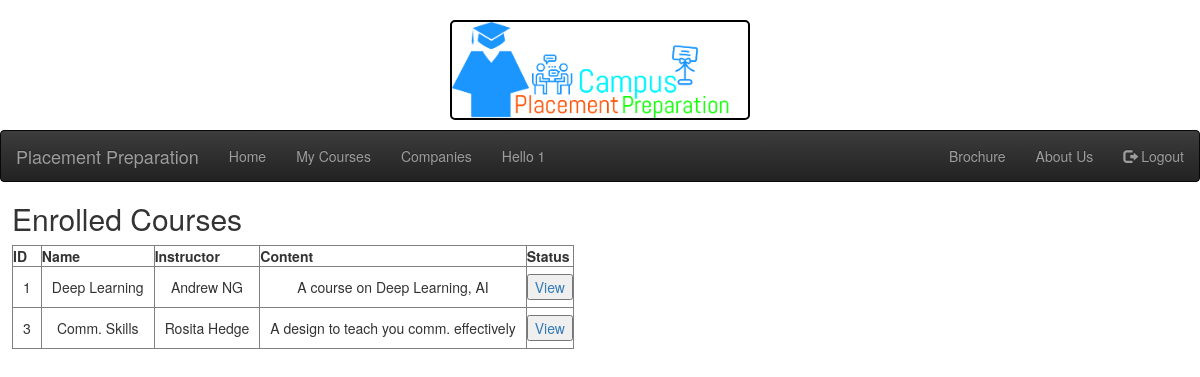
Screenshot of /mycourses.php (signed in) with the database file from the repository.
### tables this page shows
CREATE TABLE `student` (
  `Student_ID` int(11) NOT NULL,
  `Student_Name` varchar(100) NOT NULL,
  `Student_Email` varchar(100) NOT NULL,
  `Student_Password` varchar(100) NOT NULL,
  `CPI` decimal(10,2) NOT NULL,
  `10_perc` decimal(10,2) NOT NULL,
  `12_perc` decimal(10,2) NOT NULL,
  `Student_Contact` bigint(20) NOT NULL
);

CREATE TABLE `enroll_student` (
  `Student_ID` int(11) NOT NULL,
  `course_id` int(11) NOT NULL
);

CREATE TABLE `courses` (
  `course_id` int(11) NOT NULL,
  `course_name` varchar(100) NOT NULL,
  `course_instructor` varchar(100) NOT NULL,
  `course_content` varchar(100) NOT NULL,
  `course_data` varchar(10000) NOT NULL
);

### mycourses.php (the view, shortened to what this page needs)
<!DOCTYPE html>
<html>
<head>
</head>
<body>
	<?php include("navbar.php") ?>
<?php
  $sq3="select * from enroll_student join courses on enroll_student.course_id=courses.course_id where Student_ID=$fe->Student_ID";
    $res3=$conn->query($sq3);
?>
<div style="margin-left: 1%">
  <h2>Enrolled Courses</h2>
  <table border=1px>
    <tr>
      <th>ID</th>
      <th>Name</th>
      <th>Instructor</th>
      <th>Content</th>
      <th>Status</th>
    </tr>
    <?php
  while ($fe3=$res3->fetch_object())
  {
    ?>
  <tr style="text-align: center;">
    <td style="padding: 10px"><?php echo $fe3->course_id;?></td>
    <td style="padding: 10px"><?php echo $fe3->course_name;?></td>
    <td style="padding: 10px"><?php echo $fe3->course_instructor;?></td>
    <td style="padding: 10px"><?php echo $fe3->course_content;?></td>
      <td>
        <a href="enrolled.php?eid=<?php echo $fe3->course_id;?>">
      <input type="submit" name="nroll" value="View">
    </a>
    </td>
  </tr>
  <?php
  }
  ?>
    </table>
</div>
</body>
</html>

### navbar.php (shortened to what this page needs)
<?php
include("conn.php");
  $id=$_SESSION['id'];
  $sq1="select * from student where Student_id=$id";
  $res=$conn->query($sq1);
    $fe=$res->fetch_object();
?>
<!DOCTYPE html>
<html>
<head>
  <link rel="stylesheet" href="https://maxcdn.bootstrapcdn.com/bootstrap/3.3.7/css/bootstrap.min.css">
<link rel="stylesheet" href="https://maxcdn.bootstrapcdn.com/bootstrap/3.3.7/css/bootstrap-theme.min.css">
</head>
<body>
  <h1 align="center"><img src="cpp.png" style="border:2px solid black; border-radius:5px;" height="100px" width="300px"> </h1>
<nav class="navbar navbar-inverse">
  <div class="container-fluid">
    <div class="navbar-header">
      <a class="navbar-brand" href="page.php">Placement Preparation</a>
    </div>
    <ul class="nav navbar-nav">
      <li><a href="page.php">Home</a></li>
      <li><a href="mycourses.php">My Courses</a></li>
      <li><a href="company_list.php">Companies</a></li>
    </ul>
    <p class="navbar-text">Hello <?php echo $fe->Student_Name;?></p>
          <ul class="nav navbar-nav navbar-right">
      <li><a href="DA-IICT_Placement_Brochure_2017-18.pdf">Brochure</a></li>
      <li><a href="aboutus.php">About Us</a></li>
      <li><a href="logout.php"><span class="glyphicon glyphicon-log-out"></span> Logout</a></li>
    </ul>
  </div>
</nav>
</body>
</html>

### rows the page displays
student: Student_Name "1"
enroll_student: course.course_id "1", course.course_name "Deep Learning", course.course_instructor "Andrew NG", course.course_content "A course on Deep Learning, AI"
enroll_student: course.course_id "3", course.course_name "Comm. Skills", course.course_instructor "Rosita Hedge", course.course_content "A design to teach you comm. effectively"
